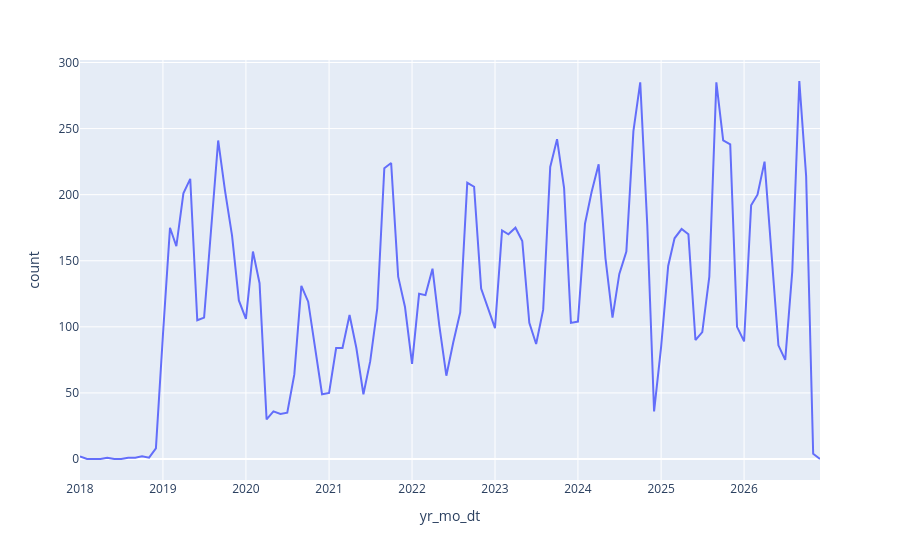

Notebook code for this chart:
### Code cell
px.line(
  arrests_and_ci_all_dt_occurred_yr_mo,
  x = 'yr_mo_dt',
  y = 'count'
)
